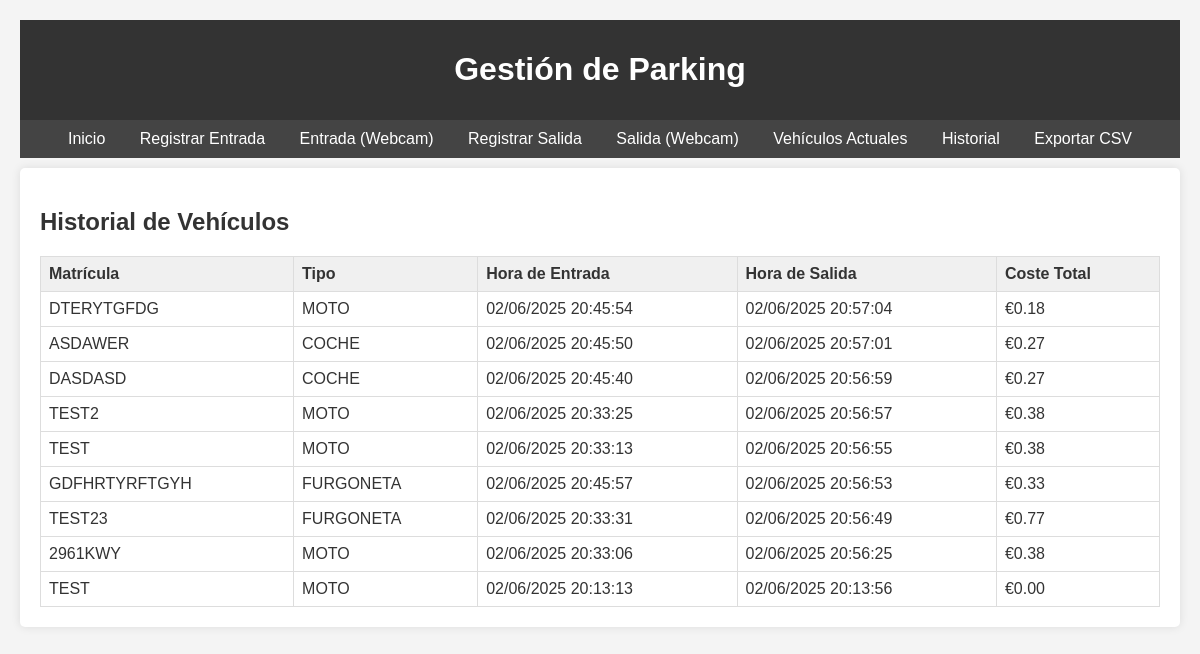
The app's page /history, older data.
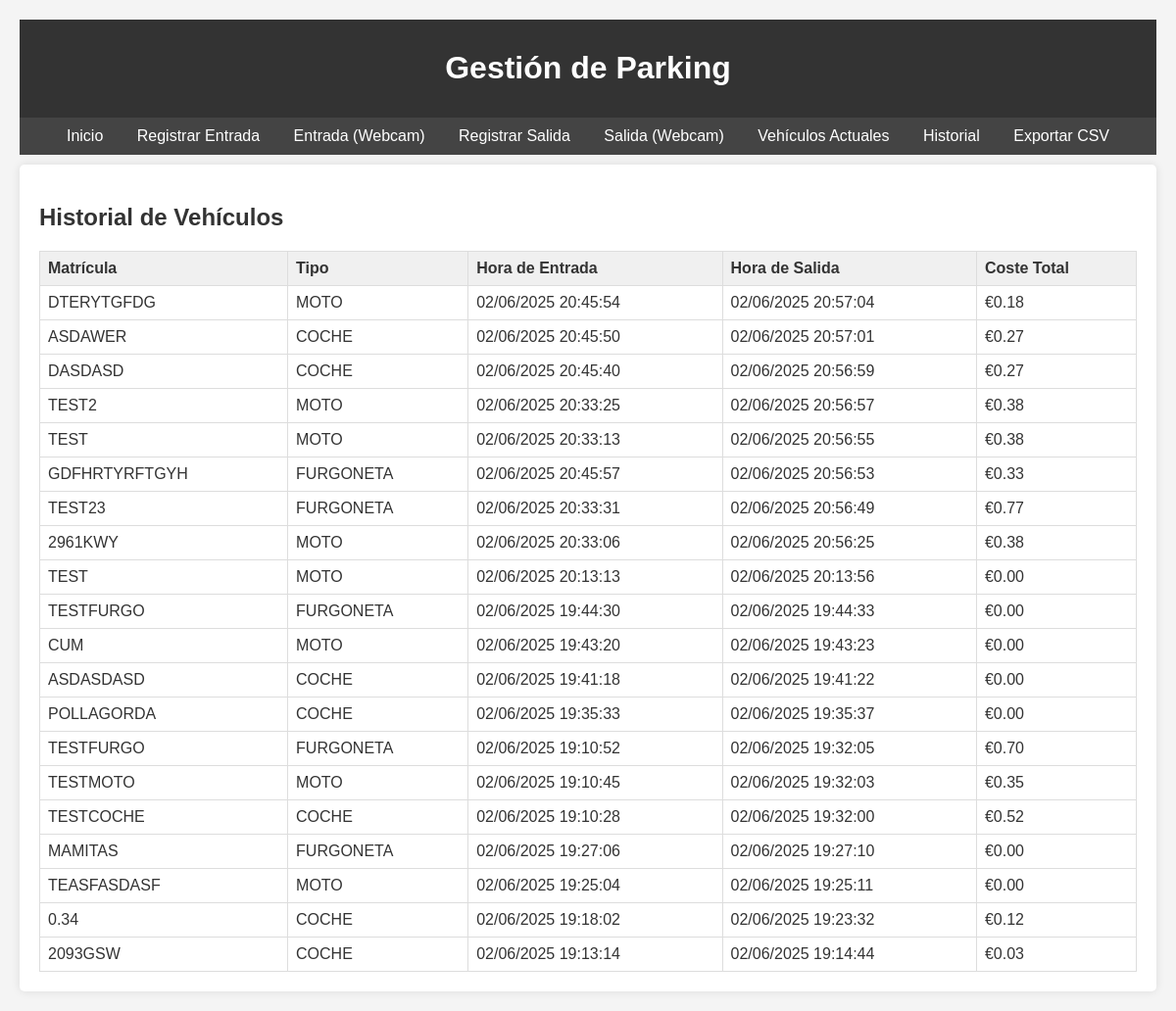
The same page, newer data.
### tables this page shows
CREATE TABLE vehicle_history (
                id INTEGER PRIMARY KEY AUTOINCREMENT,
                plate TEXT NOT NULL,
                vehicle_type_name TEXT NOT NULL,
                check_in_time INTEGER NOT NULL,
                check_out_time INTEGER NOT NULL,
                duration_minutes INTEGER NOT NULL,
                fee REAL NOT NULL
            );

### app.py (the view)
@app.route('/history')
def history_route():
    history = parking_manager.get_vehicle_history_data()
    return render_template('vehicle_history.html', history=history)

### parking_manager.py (called while the page is built)
    def get_vehicle_history_data(self) -> list[dict]:
        self.cursor.execute(
            "SELECT plate, vehicle_type_name, check_in_time, check_out_time, duration_minutes, fee FROM vehicle_history ORDER BY check_out_time DESC"
        )
        rows = self.cursor.fetchall()
        history = []
        for plate_val, vt_name, ci_time, co_time, duration, cost in rows:
            history.append({
                "plate": plate_val,
                "vehicle_type_name": vt_name,
                "check_in_time": datetime.fromtimestamp(ci_time / 1000).strftime(self.date_format_str),
                "check_out_time": datetime.fromtimestamp(co_time / 1000).strftime(self.date_format_str) if co_time else None,
                "duration_minutes": duration,
                "total_cost": cost
            })
        return history

### templates/vehicle_history.html (shortened to what this page needs)
{% extends "base.html" %}
{% block content %}
<h2>Historial de Vehículos</h2>
{% if history %}
<table>
    <thead>
        <tr>
            <th>Matrícula</th>
            <th>Tipo</th>
            <th>Hora de Entrada</th>
            <th>Hora de Salida</th>
            <th>Coste Total</th>
        </tr>
    </thead>
    <tbody>
        {% for record in history %}
        <tr>
            <td>{{ record.plate }}</td>
            <td>{{ record.vehicle_type_name }}</td>
            <td>{{ record.check_in_time }}</td>
            <td>{{ record.check_out_time if record.check_out_time else 'N/A' }}</td>
            <td>€{{ "%.2f"|format(record.total_cost) if record.total_cost is not none else 'N/A' }}</td>
        </tr>
        {% endfor %}
    </tbody>
</table>
{% else %}
<p>No hay historial de vehículos.</p>
{% endif %}
{% endblock %}

### templates/base.html (shortened to what this page needs)
<!DOCTYPE html>
<html lang="es">
<head>
    <link rel="stylesheet" href="{{ url_for('static', filename='style.css') }}">
</head>
<body>
    <header>
        <h1>Gestión de Parking</h1>
    </header>
    <nav>
        <a href="{{ url_for('index') }}">Inicio</a>
        <a href="{{ url_for('check_in') }}">Registrar Entrada</a>
        <a href="{{ url_for('check_in_webcam') }}">Entrada (Webcam)</a>
        <a href="{{ url_for('check_out') }}">Registrar Salida</a>
        <a href="{{ url_for('check_out_webcam') }}">Salida (Webcam)</a>
        <a href="{{ url_for('current_vehicles_route') }}">Vehículos Actuales</a>
        <a href="{{ url_for('history_route') }}">Historial</a>
        <a href="{{ url_for('export_csv') }}">Exportar CSV</a>
    </nav>
    <main>
        {% block content %}{% endblock %}
    </main>
</body>
</html>

### static/style.css (style rules this page uses)
body { font-family: sans-serif; margin: 20px; background-color: #f4f4f4; color: #333; }
header { background-color: #333; color: white; padding: 10px 0; text-align: center; }
nav { background-color: #444; padding: 10px; text-align: center; }
nav a { color: white; margin: 0 15px; text-decoration: none; }
main { background-color: white; padding: 20px; margin-top: 10px; border-radius: 5px; box-shadow: 0 0 10px rgba(0,0,0,0.1); }
h2 { color: #333; }
table { width: 100%; border-collapse: collapse; margin-top: 20px; }
th, td { border: 1px solid #ddd; padding: 8px; text-align: left; }
th { background-color: #f0f0f0; }

Row changes from the older to the newer data that the page shows:
added vehicle_history: plate "TESTFURGO", vehicle_type_name "FURGONETA", check_in_time "02/06/2025 19:44:30", check_out_time "02/06/2025 19:44:33", fee "0.00"
added vehicle_history: plate "CUM", vehicle_type_name "MOTO", check_in_time "02/06/2025 19:43:20", check_out_time "02/06/2025 19:43:23", fee "0.00"
added vehicle_history: plate "ASDASDASD", vehicle_type_name "COCHE", check_in_time "02/06/2025 19:41:18", check_out_time "02/06/2025 19:41:22", fee "0.00"
added vehicle_history: plate "POLLAGORDA", vehicle_type_name "COCHE", check_in_time "02/06/2025 19:35:33", check_out_time "02/06/2025 19:35:37", fee "0.00"
added vehicle_history: plate "TESTFURGO", vehicle_type_name "FURGONETA", check_in_time "02/06/2025 19:10:52", check_out_time "02/06/2025 19:32:05", fee "0.70"
added vehicle_history: plate "TESTMOTO", vehicle_type_name "MOTO", check_in_time "02/06/2025 19:10:45", check_out_time "02/06/2025 19:32:03", fee "0.35"
added vehicle_history: plate "TESTCOCHE", vehicle_type_name "COCHE", check_in_time "02/06/2025 19:10:28", check_out_time "02/06/2025 19:32:00", fee "0.52"
added vehicle_history: plate "MAMITAS", vehicle_type_name "FURGONETA", check_in_time "02/06/2025 19:27:06", check_out_time "02/06/2025 19:27:10", fee "0.00"
added vehicle_history: plate "TEASFASDASF", vehicle_type_name "MOTO", check_in_time "02/06/2025 19:25:04", check_out_time "02/06/2025 19:25:11", fee "0.00"
added vehicle_history: plate "0.34", vehicle_type_name "COCHE", check_in_time "02/06/2025 19:18:02", check_out_time "02/06/2025 19:23:32", fee "0.12"
added vehicle_history: plate "2093GSW", vehicle_type_name "COCHE", check_in_time "02/06/2025 19:13:14", check_out_time "02/06/2025 19:14:44", fee "0.03"
